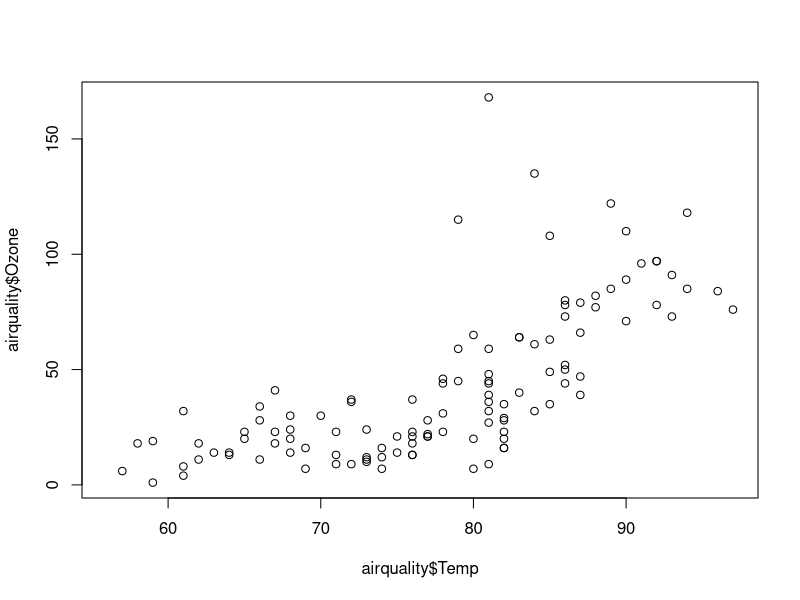

Recreate this plot in R.
## ---- chunk 1
summary(airquality)
## ---- chunk 2
plot(x = airquality$Temp, y = airquality$Ozone)
